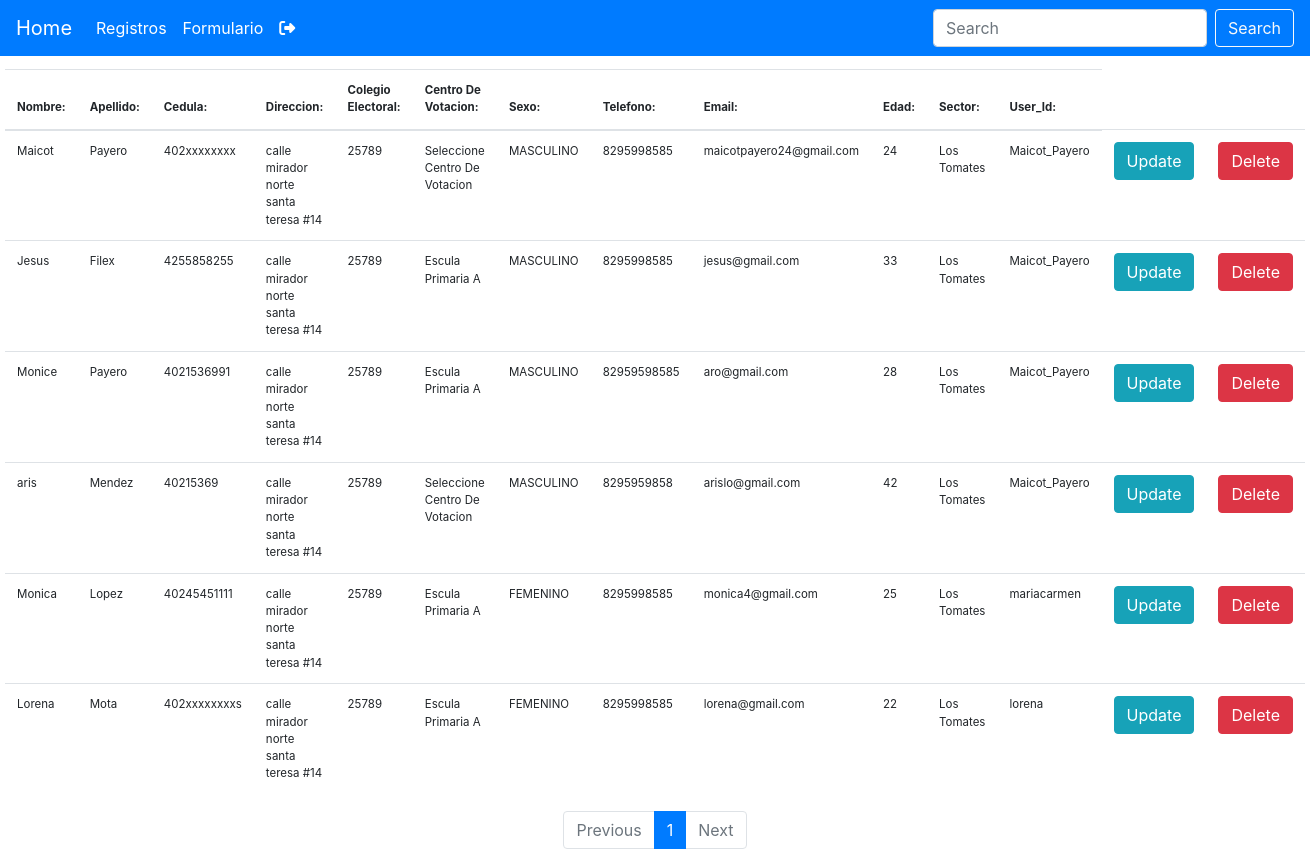
Before: /registro/ (signed in) with the older database file.
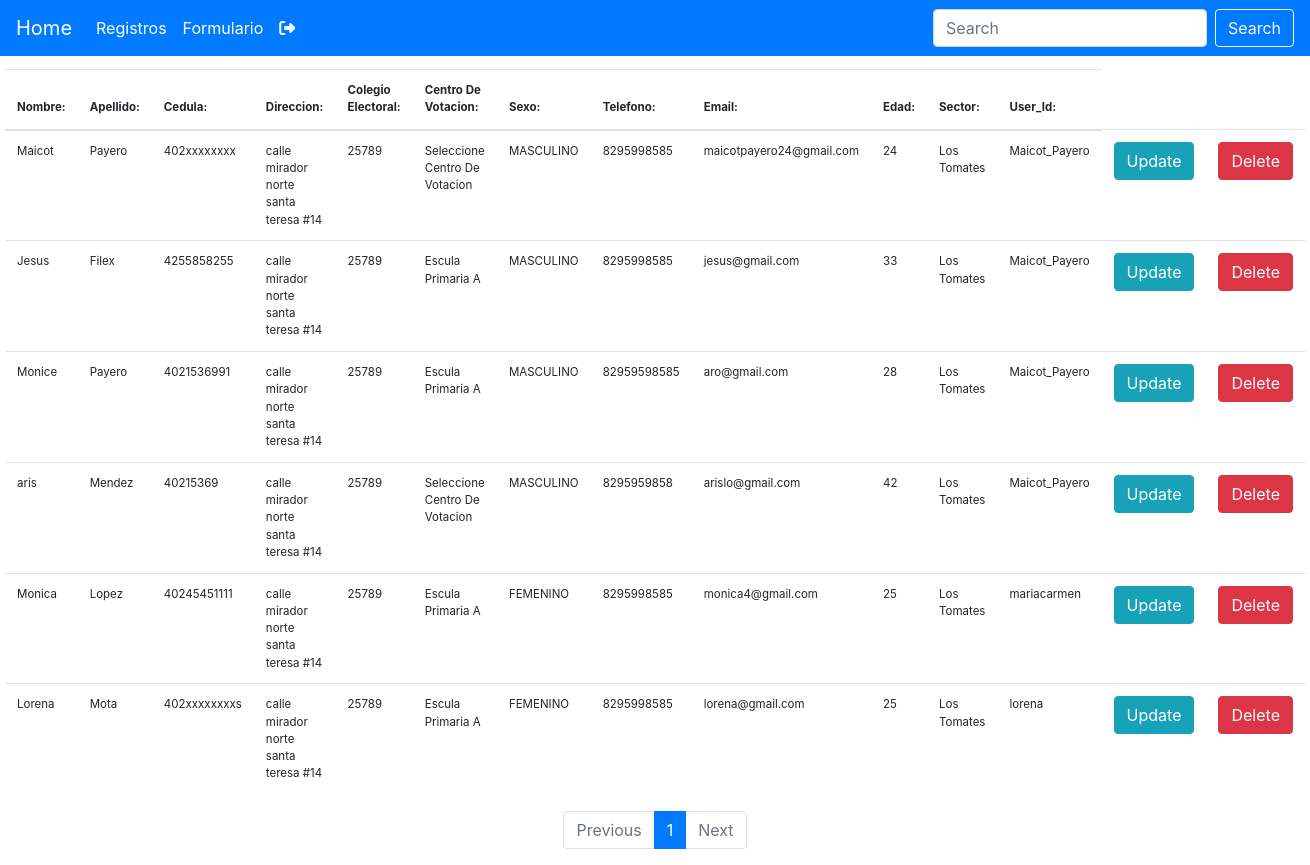
After: the same page with the newer database file.
### gestionFormulario/models.py (models this page shows, shortened)
class Personas(models.Model):
    user = models.ForeignKey(User, default=None, on_delete=models.CASCADE)
    Nombre = models.CharField(max_length=50)
    Apellido = models.CharField(max_length=50)
    Cedula = models.CharField(max_length=50)
    Direccion = models.CharField(max_length=130)
    Colegio_Electoral = models.CharField(max_length=50)
    CentroDeVotacion = models.CharField(max_length=50)
    Sexo = models.CharField(max_length=13)
    Telefono = models.CharField(max_length=30)
    Email = models.EmailField(max_length=50)
    Edad = models.IntegerField()
    Sector = models.CharField(max_length=50)

### gestionFormulario/views.py (the view)
# urls.py: path('registro/', views.personas_datos, name="registro"),
def personas_datos(request):
    queryset = Personas.objects.all()
    paginator = Paginator(queryset, 10)
    page_number = request.GET.get('page')
    page_obj = paginator.get_page(page_number)
    context = {
        'page_obj': page_obj,
        'Paginator': paginator,
    }
    print(context)
    return render(request, 'registro.html', context)

### gestionFormulario/templates/registro.html (shortened to what this page needs)
{% extends 'barra.html' %}
{% block content %}
<div class="conteiner_a">
  <table class="table">
    <form>
      <thead>
        <tr>
          <th>Nombre:</th>
          <th>Apellido:</th>
          <th>Cedula:</th>
          <th>Direccion:</th>
          <th>Colegio Electoral:</th>
          <th>Centro De Votacion:</th>
          <th>Sexo:</th>
          <th>Telefono:</th>
          <th>Email:</th>
          <th>Edad:</th>
          <th>Sector:</th>
          <th>User_Id:</th>
      </thead>
      <tbody>
        {% if page_obj %}
        {% for obj in page_obj %}
        <tr>
          {% if request.user.is_superuser %}
          <td>{{obj.Nombre}}</td>
          <td>{{obj.Apellido}}</td>
          <td>{{obj.Cedula}}</td>
          <td>{{obj.Direccion}}</td>
          <td>{{obj.Colegio_Electoral}}</td>
          <td>{{obj.CentroDeVotacion}}</td>
          <td>{{obj.Sexo}}</td>
          <td>{{obj.Telefono}}</td>
          <td>{{obj.Email}}</td>
          <td>{{obj.Edad}}</td>
          <td>{{obj.Sector}}</td>
          <td>{{obj.user}}</td>
          <td><a class="btn btn-info" href="{% url 'update' obj.id %}">Update</a></td>
          <td><a class="btn btn-danger" href="{% url 'delete' obj.id %}">Delete</a></td>
        </tr>
        <tr>
        {% endif %}
        {% endfor %}
        {% endif %}
    </form>
  </table>
</div>
  <nav aria-label="Page navigation example">
    <ul class="pagination justify-content-center">
    {% if page_obj.has_previous %}
    <li class="page-item">
      <a class="page-link" href="?page={{ page_obj.previous_page_number }}" tabindex="-1" aria-disabled="true">Previous</a>
    </li>
    {%else%}
    <li class="page-item disabled">
      <a class="page-link" href="#" tabindex="-1" aria-disabled="true">Previous</a>
    </li>
    {% endif %}
   {% for i in Paginator.page_range %}
    <li class="page-item {% if page_obj.number == i %} active {% endif %}">
      <a class="page-link" href="?page={{ i }}">{{ i }}</a>
    </li>
   {% endfor %}
   {% if page_obj.has_next %}
    <li class="page-item">
      <a class="page-link" href="?page={{ page_obj.next_page_number }}">Next</a>
    </li>
   {% else %}
    <li class="page-item disabled">
      <a class="page-link" href="#">Next</a>
    </li>
   {% endif %}
   </ul>
  </nav>
{% endblock %}

### gestionFormulario/templates/barra.html (shortened to what this page needs)
{% load static %}
<!DOCTYPE html>
<html lang="es">
<head>
    <link rel="stylesheet" href="https://stackpath.bootstrapcdn.com/bootstrap/4.4.1/css/bootstrap.min.css"
>
    <link rel="stylesheet" href="/static/css/tabla.css">
    <link rel="stylesheet" href="{% static 'css/main.css' %}">
</head>
<body>
    <nav class="navbar navbar-expand-lg navbar-dark bg-primary">
        <a class="navbar-brand" href="/inicio">Home</a>
        <div class="collapse navbar-collapse" id="navbarSupportedContent">
            <ul class="navbar-nav mr-auto">
                <li class="nav-item active">
                    <a class="nav-link" href="/registro/">Registros<span class="sr-only">(current)</span></a>
                </li>
                <li class="nav-item active">
                    <a class="nav-link" href="/formulario">Formulario<span class="sr-only">(current)</span></a>
                </li>
                <li class="nav-item active">
                    <a class="nav-link" href="/logout/"><i class="fas fa-sign-out-alt"></i></a>
                </li>
            </ul>
            <form class="form-inline my-2 my-lg-0" action="/buscar/" method="GET">
                <input class="form-control mr-sm-2" type="search" placeholder="Search" name="prs" aria-label="Search">
                <button class="btn btn-outline-light my-2 my-sm-0" type="submit">Search</button>
            </form>
        </div>
    </nav>
    {% block content %}
    {% endblock %}
</body>
</html>

### static/css/tabla.css (style rules this page uses)
.conteiner_a { width: 1300px; font-size: 11.5px; margin: 1% auto; }

### static/css/main.css (style rules this page uses)
* { margin: 0; padding: 0; -webkit-box-sizing: border-box; -moz-box-sizing: border-box; box-sizing: border-box; }

Changed rows visible on the page:
changed Personas "Lorena": Edad "22" → "25"
